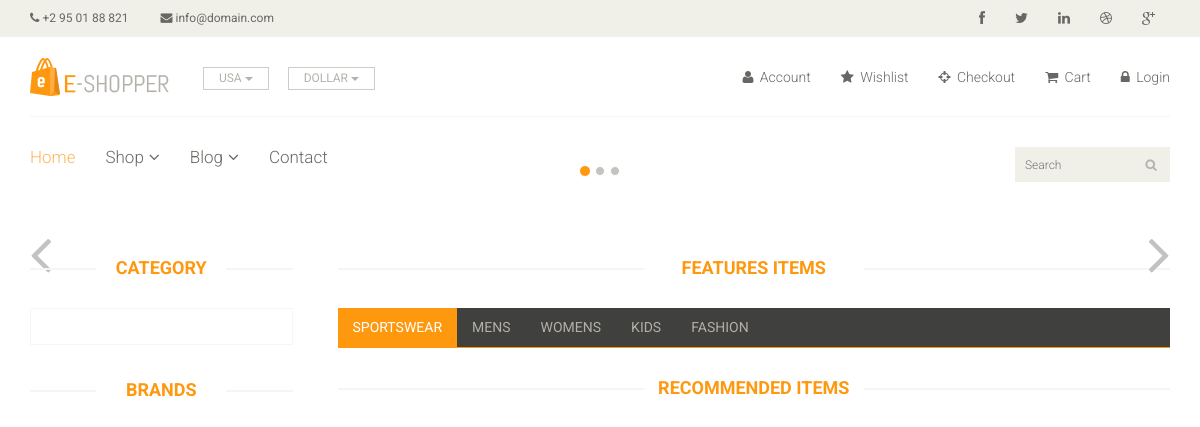
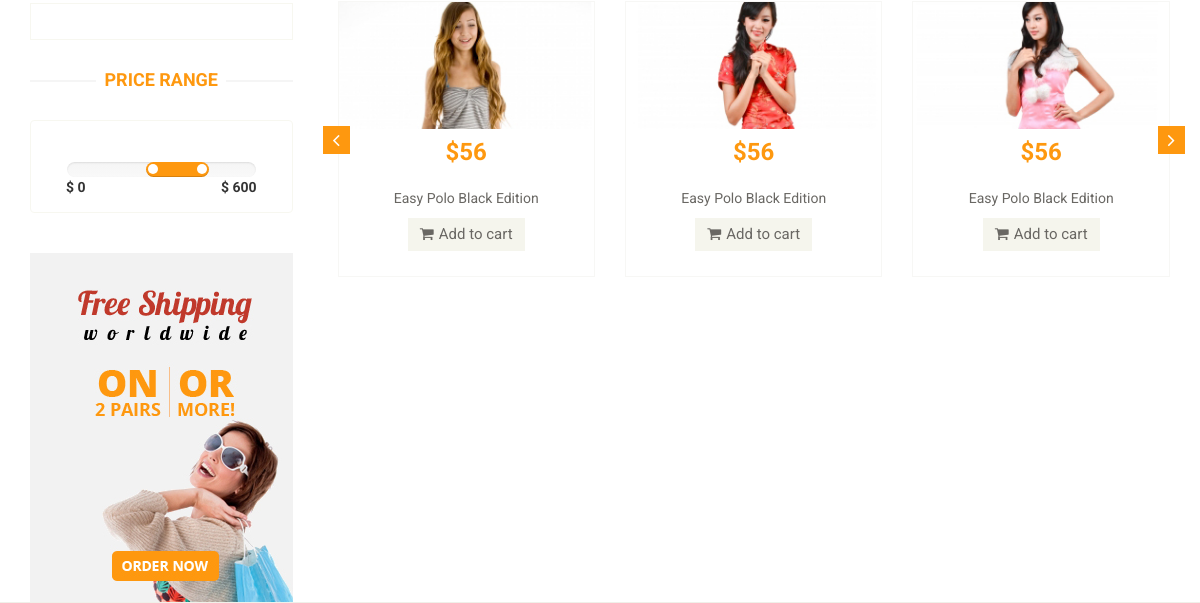
The app's page / (upper part), older data (2 pictures, top to bottom).
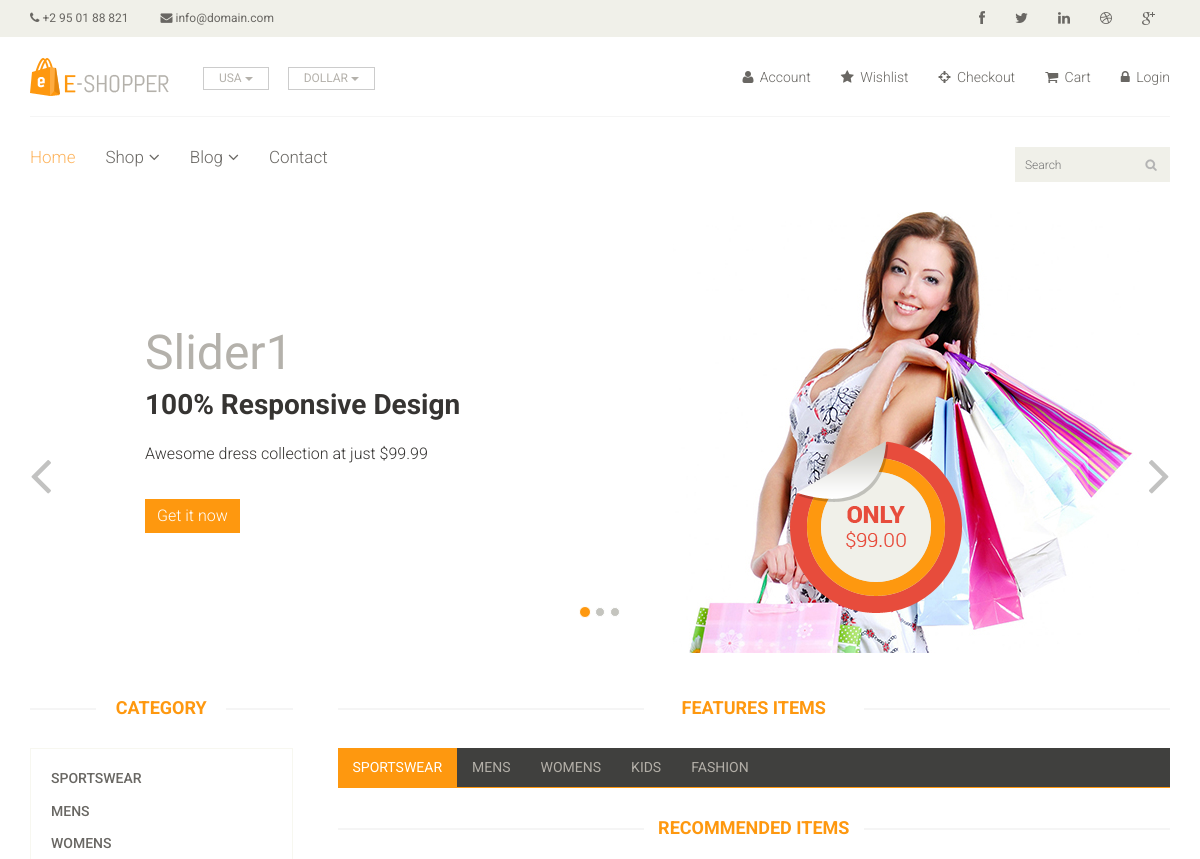
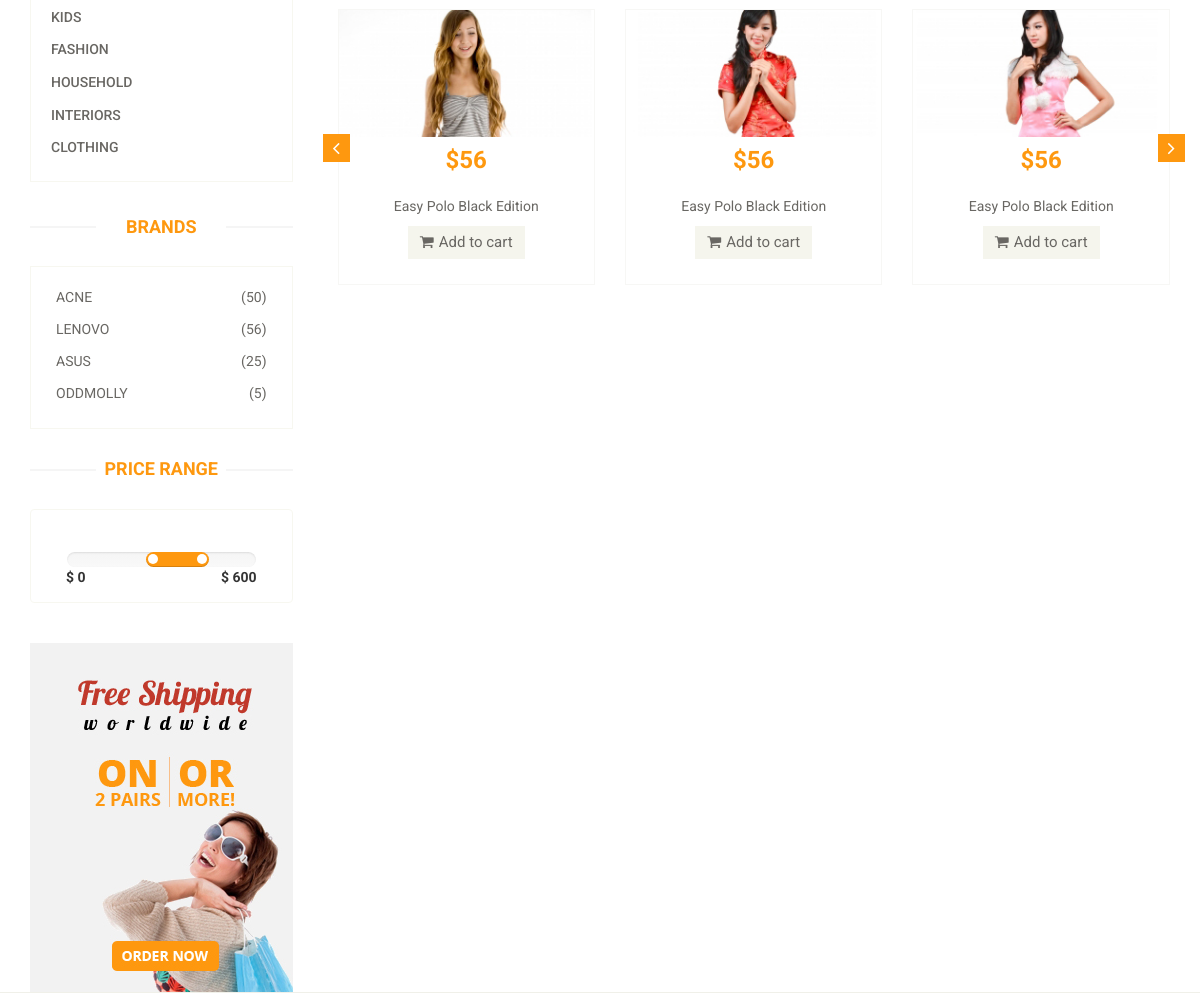
The same page, newer data (2 pictures, top to bottom).
### home/models.py (models this page shows, shortened)
class Slider(models.Model):
    name = models.CharField(max_length=200)
    image = models.ImageField(upload_to="media")
    description = models.TextField(blank = True)
    rank = models.IntegerField()
    url = models.URLField(blank=True)

class Category(models.Model):
    name = models.CharField(max_length=200)
    slug = models.CharField(max_length=500 , unique = True)

class Brand(models.Model):
    name = models.CharField(max_length = 200)
    image = models.ImageField(upload_to='media' , blank=True)
    numbers_of_products = models.IntegerField(default = 1)

### home/views.py (the view)
# urls.py: path('', HomeView.as_view(), name='home'),
class HomeView(Base):
    def get(self,request):
        self.views['categories'] = Category.objects.all()
        self.views['brands'] = Brand.objects.all()
        self.views['sliders'] = Slider.objects.all()
        self.views['ads'] = Ad.objects.all()
        self.views['products'] = Product.objects.all()
        return render(request,'index.html',self.views)

### templates/index.html (shortened to what the changed rows need)
{% extends 'base.html' %}
{%block content%}
{%load static%}
	<section id="slider">
		<div class="container">
			<div class="row">
				<div class="col-sm-12">
					<div id="slider-carousel" class="carousel slide" data-ride="carousel">
						<div class="carousel-inner">
							{%for slider in sliders%}
							{%if slider.rank == 1%}
								<div class="item active">
							{%elif slider.rank != 1%}
								<div class ="item">
							{%endif%}
								<div class="col-sm-6">
									<h1>{{slider.name}}</h1>
									<h2>100% Responsive Design</h2>
									<p>{{slider.description}}</p>
									<button type="button" class="btn btn-default get">Get it now</button>
								</div>
								<div class="col-sm-6">
									<img src="{{slider.image.url}}" class="girl img-responsive" alt="" />
									<img src="{%static 'images/home/pricing.png'%}"  class="pricing" alt="" />
								</div>
							</div>
							{%endfor%}
						</div>
					</div>
				</div>
			</div>
		</div>
	</section>
	<section>
		<div class="container">
			<div class="row">
				<div class="col-sm-3">
					<div class="left-sidebar">
						<h2>Category</h2>
						<div class="panel-group category-products" id="accordian">
							{%for cat in categories%}
							<div class="panel panel-default">
								<div class="panel-heading">
									<h4 class="panel-title"><a href="#">{{cat.name}}</a></h4>
								</div>
							</div>
							{%endfor%}
						</div>
						<div class="brands_products">
							<h2>Brands</h2>
							<div class="brands-name">
								<ul class="nav nav-pills nav-stacked">
									{%for brand in brands %}
									<li><a href="#"> <span class="pull-right">({{brand.numbers_of_products}})</span>{{brand.name}}</a></li>
									{%endfor%}
								</ul>
							</div>
						</div>
						<div class="price-range">
							<h2>Price Range</h2>
							<div class="well text-center">
								 <input type="text" class="span2" value="" data-slider-min="0" data-slider-max="600" data-slider-step="5" data-slider-value="[250,450]" id="sl2" ><br />
							</div>
						</div>
						<div class="shipping text-center">
							<img src="{%static 'images/home/shipping.jpg' %}" alt="" />
						</div>
					</div>
				</div>
				<div class="col-sm-9 padding-right">
					<div class="features_items">
						<h2 class="title text-center">Features Items</h2>
					</div>
					<div class="recommended_items">
						<h2 class="title text-center">recommended items</h2>
						<div id="recommended-item-carousel" class="carousel slide" data-ride="carousel">
							<div class="carousel-inner">
								<div class="item active">
									<div class="col-sm-4">
										<div class="product-image-wrapper">
											<div class="single-products">
												<div class="productinfo text-center">
													<h2>$56</h2>
												</div>
											</div>
										</div>
									</div>
									<div class="col-sm-4">
										<div class="product-image-wrapper">
											<div class="single-products">
												<div class="productinfo text-center">
													<h2>$56</h2>
												</div>
											</div>
										</div>
									</div>
									<div class="col-sm-4">
										<div class="product-image-wrapper">
											<div class="single-products">
												<div class="productinfo text-center">
													<h2>$56</h2>
												</div>
											</div>
										</div>
									</div>
								</div>
							</div>
						</div>
					</div>
				</div>
			</div>
		</div>
	</section>
{%endblock%}

Row changes from the older to the newer data that the page shows:
added Slider: name "Slider1", description "Awesome dress collection at just $99.99", image (picture)
added Category: name "SPORTSWEAR"
added Category: name "MENS"
added Category: name "WOMENS"
added Category: name "KIDS"
added Category: name "FASHION"
added Category: name "HOUSEHOLD"
added Category: name "INTERIORS"
added Category: name "CLOTHING"
added Brand: numbers_of_products "50", name "ACNE"
added Brand: numbers_of_products "56", name "LENOVO"
added Brand: numbers_of_products "25", name "ASUS"
added Brand: numbers_of_products "5", name "ODDMOLLY"
